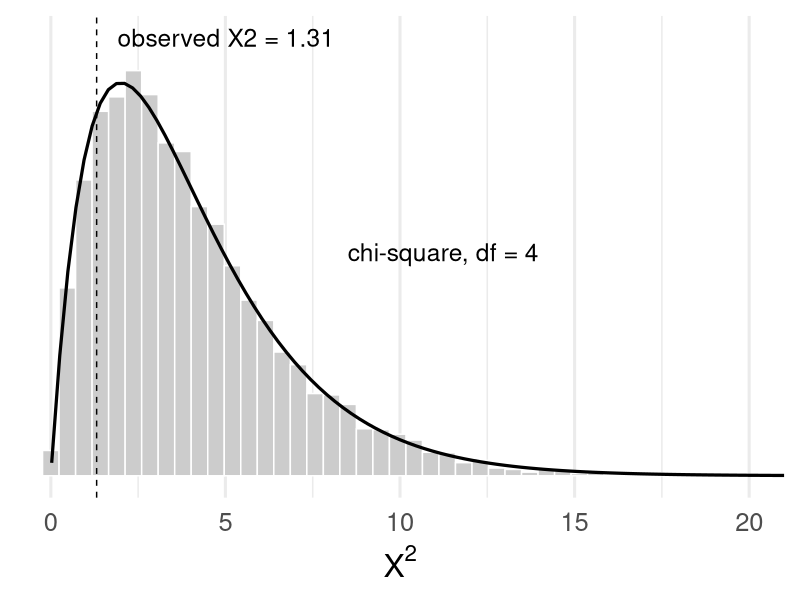
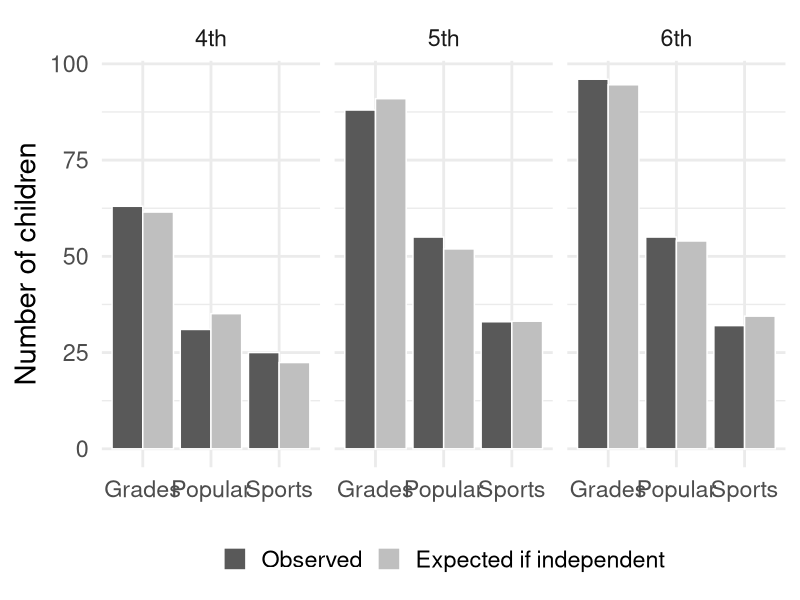
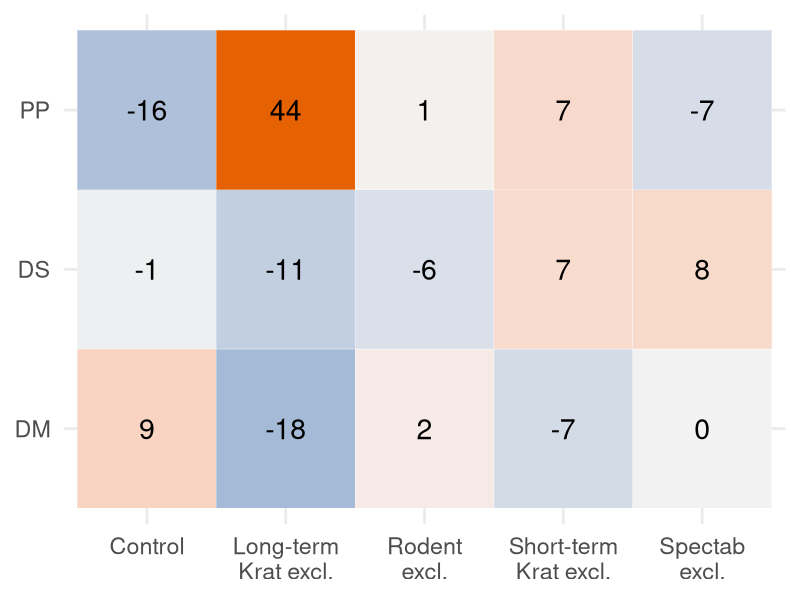
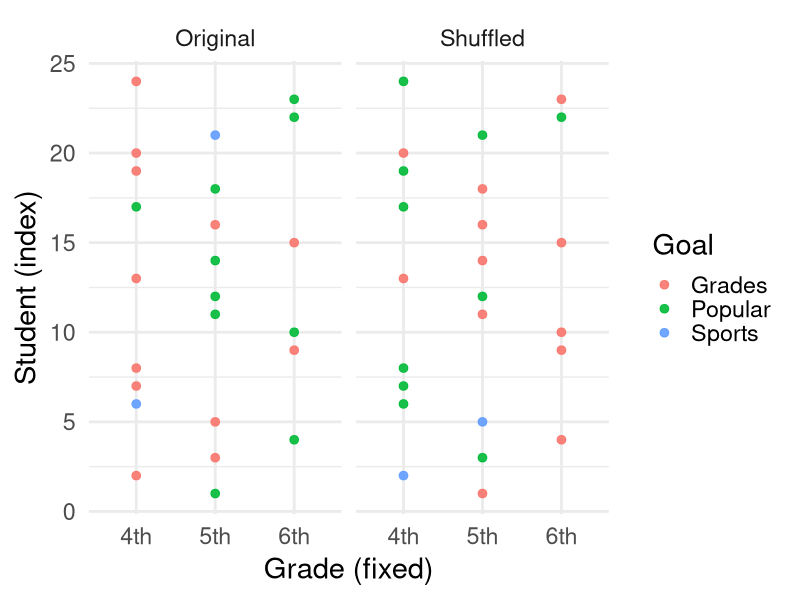
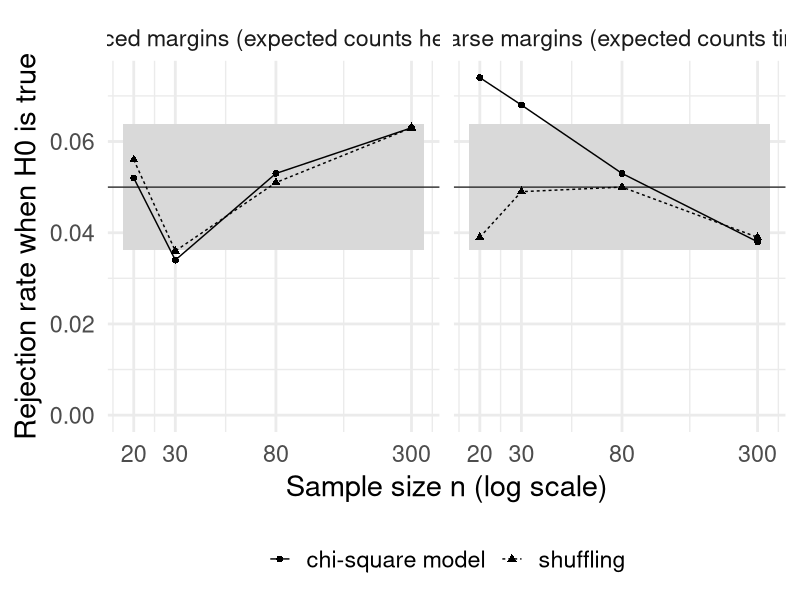

These figures' R source, in order:
# MA214 Lecture 11 -- Testing for independence
# In-class demo + figure generation.
#
# Data:
#   data/popular.csv       478 schoolchildren: grade (4th-6th) x what matters most
#                          (grades / being popular / sports).  Chase & Dummer (1992).
#   data/portal_plots.csv  Portal captures of three rodent species, by plot type.
#                          Some plots are fenced to keep kangaroo rats out -- so this
#                          is a designed experiment, not an observational table.
#
# Run from this directory:  Rscript Lecture11_demo.R

library(tidyverse)

set.seed(214)

# ==============================================================================
# 1. The two-way table
# ==============================================================================
pop <- read_csv("data/popular.csv", show_col_types = FALSE)

tab <- xtabs(count ~ grade + goal, data = pop)
cat("\n===== Observed counts =====\n")
print(addmargins(tab))

# ==============================================================================
# 2. What would independence predict?  ->  expected counts
# ==============================================================================
# expected_ij = (row total_i) * (col total_j) / n
n   <- sum(tab)
exp_counts <- outer(rowSums(tab), colSums(tab)) / n
names(dimnames(exp_counts)) <- c("grade", "goal")

cat("\n===== Expected counts if grade and goal were independent =====\n")
print(round(exp_counts, 1))
cat("\nSmallest expected count:", round(min(exp_counts), 1),
    " (the condition asks for at least 5)\n")

# worked cell, for the slide: 4th graders who chose Grades
cat(sprintf("\nOne cell by hand: 4th x Grades = %d x %d / %d = %.1f  (observed %d)\n",
            sum(tab["4th", ]), sum(tab[, "Grades"]), n,
            exp_counts["4th", "Grades"], tab["4th", "Grades"]))

# ==============================================================================
# 3. One number for the whole table: the chi-square statistic
# ==============================================================================
x2_obs <- sum((tab - exp_counts)^2 / exp_counts)
df     <- (nrow(tab) - 1) * (ncol(tab) - 1)
cat(sprintf("\n===== X^2 = sum (O-E)^2/E = %.3f    df = (%d-1)(%d-1) = %d =====\n",
            x2_obs, nrow(tab), ncol(tab), df))

# ==============================================================================
# 4. TWO ROADS to the null distribution of X^2
# ==============================================================================
# Road A -- shuffle. If the two variables are independent, a child's goal could
# equally well have belonged to any other child: the labels are exchangeable.
long  <- pop |> uncount(count)                       # back to 478 rows
B     <- 10000

x2_of <- function(g1, g2) {
  o <- table(g1, g2)
  e <- outer(rowSums(o), colSums(o)) / sum(o)
  sum((o - e)^2 / e)
}

perm_null <- replicate(B, x2_of(long$grade, sample(long$goal)))

p_shuffle <- mean(perm_null >= x2_obs)

# Road B -- the mathematical model: X^2 ~ chi-square with df degrees of freedom
p_model <- pchisq(x2_obs, df = df, lower.tail = FALSE)

cat("\n===== Two roads =====\n")
cat(sprintf("randomization (B = %d shuffles) : p = %.4f\n", B, p_shuffle))
cat(sprintf("chi-square model (df = %d)      : p = %.4f\n", df, p_model))
cat(sprintf("mean of the shuffled null       : %.2f   (theory says df = %d)\n",
            mean(perm_null), df))
cat("R's own function agrees:\n")
print(chisq.test(tab))

# ==============================================================================
# 5. The Portal exclosure experiment: what a real effect looks like
# ==============================================================================
portal <- read_csv("data/portal_plots.csv", show_col_types = FALSE)
ptab   <- xtabs(n ~ species_id + plot_type, data = portal)

cat("\n===== Portal: species x plot type =====\n")
print(ptab)
pt <- chisq.test(ptab)
cat(sprintf("\nX^2 = %.0f   df = %d   p = %s\n", pt$statistic, pt$parameter,
            format.pval(pt$p.value)))
cat("Smallest expected count:", round(min(pt$expected), 1), "\n")
cat("\nWhere the table breaks: (O-E)/sqrt(E), the standardized residuals\n")
print(round(pt$residuals, 1))

# ==============================================================================
# Figures
# ==============================================================================

## (a) THE punchline: the chi-square curve on top of the shuffled null ---------
p_punch <- ggplot(tibble(x2 = perm_null), aes(x = x2)) +
  geom_histogram(aes(y = after_stat(density)), bins = 50,
                 fill = "grey80", colour = "white") +
  stat_function(fun = dchisq, args = list(df = df), linewidth = 1.1) +
  geom_vline(xintercept = x2_obs, linetype = 2) +
  annotate("text", x = x2_obs + 0.6, y = 0.205,
           label = sprintf("observed X2 = %.2f", x2_obs), hjust = 0, size = 6.2) +
  # Name the curve: the whole point of the slide is that this smooth reference
  # distribution lands on top of the shuffled histogram.
  annotate("text", x = 8.5, y = dchisq(6, df) + 0.030,
           label = sprintf("chi-square, df = %d", df), hjust = 0, size = 6.2) +
  coord_cartesian(xlim = c(0, 20)) +
  scale_y_continuous(breaks = NULL) +
  labs(x = expression(X^2), y = NULL) +
  theme_minimal(base_size = 23)

ggsave("figures/chisq_vs_shuffle.png", p_punch, width = 6.8, height = 3.4, dpi = 200)

## (b) observed vs expected, side by side --------------------------------------
comp <- bind_rows(
  as_tibble(as.table(tab)) |> rename(count = n) |> mutate(what = "Observed"),
  as_tibble(as.table(exp_counts)) |> rename(count = n) |>
    mutate(what = "Expected if independent")
) |>
  mutate(what = factor(what, levels = c("Observed", "Expected if independent")))

p_oe <- ggplot(comp, aes(x = goal, y = count, fill = what)) +
  geom_col(position = "dodge", colour = "white") +
  facet_wrap(~grade) +
  scale_fill_grey(start = 0.35, end = 0.75) +
  labs(x = NULL, y = "Number of children", fill = NULL) +
  theme_minimal(base_size = 21) +
  theme(legend.position = "bottom")

ggsave("figures/popular_obs_vs_exp.png", p_oe, width = 7.2, height = 3.2, dpi = 200)

## (c) the Portal exclosures: what a real effect looks like --------------------
plot_type_short <- c(
  "Control"                   = "Control",
  "Long-term Krat Exclosure"  = "Long-term\nKrat excl.",
  "Rodent Exclosure"          = "Rodent\nexcl.",
  "Short-term Krat Exclosure" = "Short-term\nKrat excl.",
  "Spectab exclosure"         = "Spectab\nexcl."
)

p_portal <- as_tibble(as.table(pt$residuals)) |>
  rename(resid = n) |>
  mutate(plot_type = factor(plot_type_short[plot_type],
                            levels = unname(plot_type_short))) |>
  ggplot(aes(x = plot_type, y = species_id, fill = resid)) +
  geom_tile(colour = "white") +
  geom_text(aes(label = round(resid, 0)), size = 7.2) +
  scale_fill_gradient2(low = "#0571b0", mid = "grey95", high = "#e66101", midpoint = 0) +
  labs(x = NULL, y = NULL, fill = "(O-E)/sqrt(E)") +
  # Shown at 0.92\textwidth (~4.0in) on a ~4.33in text block, so this is saved
  # 7.2in wide and shrunk ~1.8x: base_size 21 lands near slide body size.
  # Enlarging the font instead of the slide display makes the five category
  # labels collide, so the figure is shown wider on the slide rather than set
  # in a bigger typeface here.
  theme_minimal(base_size = 21) +
  theme(legend.position = "none")

ggsave("figures/portal_residuals.png", p_portal, width = 7.2, height = 3.0, dpi = 200)

cat("\nFigures written to figures/\n")

## (d) what one shuffle actually does -----------------------------------------
# (folded in from the old chisq_perm_figures.R)
set.seed(11)
small <- long |> slice_sample(n = 24) |> mutate(id = row_number())
one_shuffle <- bind_rows(
  small |> transmute(grade, id, goal, version = "Original"),
  small |> transmute(grade, id, goal = sample(goal), version = "Shuffled")
)

p_step <- ggplot(one_shuffle, aes(x = grade, y = id, colour = goal)) +
  geom_point(size = 2.6, alpha = 0.9) +
  facet_wrap(~version) +
  labs(x = "Grade (fixed)", y = "Student (index)", colour = "Goal") +
  theme_minimal(base_size = 21)

ggsave("figures/popular_perm_step.pdf", p_step, width = 7.2, height = 4.0)

# ==============================================================================
# 6. Why the condition is on the EXPECTED counts
#    (folded in from the old activity script chisq_simulation.R)
#
#    The slide claims: when expected counts are small, the chi-square curve is a
#    poor fit and its p-value is wrong -- while shuffling stays valid whatever the
#    counts. Here is the evidence. We generate tables in which the two variables
#    really ARE independent, and count how often each method wrongly rejects.
#    A test working correctly rejects 5% of the time.
# ==============================================================================
alpha <- 0.05
R     <- 1000       # datasets per setting
B_sim <- 999        # shuffles per dataset

# Balanced margins keep the expected counts healthy; sparse margins starve them.
margins <- list(
  balanced = list(row = c(1, 1, 1) / 3,        col = c(1, 1, 1) / 3),
  sparse   = list(row = c(.15, .70, .15),      col = c(.70, .25, .05))
)

sim_independent_table <- function(n, m) {
  tibble(a = sample(1:3, n, replace = TRUE, prob = m$row),
         b = sample(1:3, n, replace = TRUE, prob = m$col))
}

type1 <- expand_grid(n = c(20, 30, 80, 300), shape = names(margins)) |>
  rowwise() |>
  mutate(out = list({
    m <- margins[[shape]]
    pv <- replicate(R, {
      d <- sim_independent_table(n, m)
      tb <- table(d$a, d$b)
      c(chisq = suppressWarnings(chisq.test(tb, correct = FALSE)$p.value),
        shuffle = suppressWarnings(
          chisq.test(tb, simulate.p.value = TRUE, B = B_sim)$p.value))
    })
    tibble(chisq_model = mean(pv["chisq", ] < alpha, na.rm = TRUE),
           shuffling   = mean(pv["shuffle", ] < alpha, na.rm = TRUE))
  })) |>
  unnest(out) |>
  ungroup()

cat("\n===== How often does each method reject when H0 is TRUE? (should be 0.05) =====\n")
print(type1)

# Anything inside this band is indistinguishable from 5% given only R datasets.
mc_se <- sqrt(alpha * (1 - alpha) / R)

p_cond <- type1 |>
  pivot_longer(c(chisq_model, shuffling), names_to = "method", values_to = "rate") |>
  mutate(method = recode(method, chisq_model = "chi-square model",
                         shuffling = "shuffling")) |>
  ggplot(aes(x = n, y = rate, linetype = method, shape = method)) +
  annotate("rect", xmin = 18, xmax = 340, ymin = alpha - 2 * mc_se,
           ymax = alpha + 2 * mc_se, fill = "grey85") +
  geom_hline(yintercept = alpha, linewidth = 0.4) +
  geom_line() + geom_point(size = 2) +
  facet_wrap(~shape, labeller = as_labeller(c(
    balanced = "balanced margins (expected counts healthy)",
    sparse   = "sparse margins (expected counts tiny)"))) +
  scale_x_log10(breaks = c(20, 30, 80, 300)) +
  expand_limits(y = 0) +
  labs(x = "Sample size n (log scale)", y = "Rejection rate when H0 is true",
       linetype = NULL, shape = NULL) +
  theme_minimal(base_size = 21) +
  theme(legend.position = "bottom")

ggsave("figures/chisq_condition_check.png", p_cond, width = 7.6, height = 3.4, dpi = 200)

cat("\nAll figures written to figures/\n")
